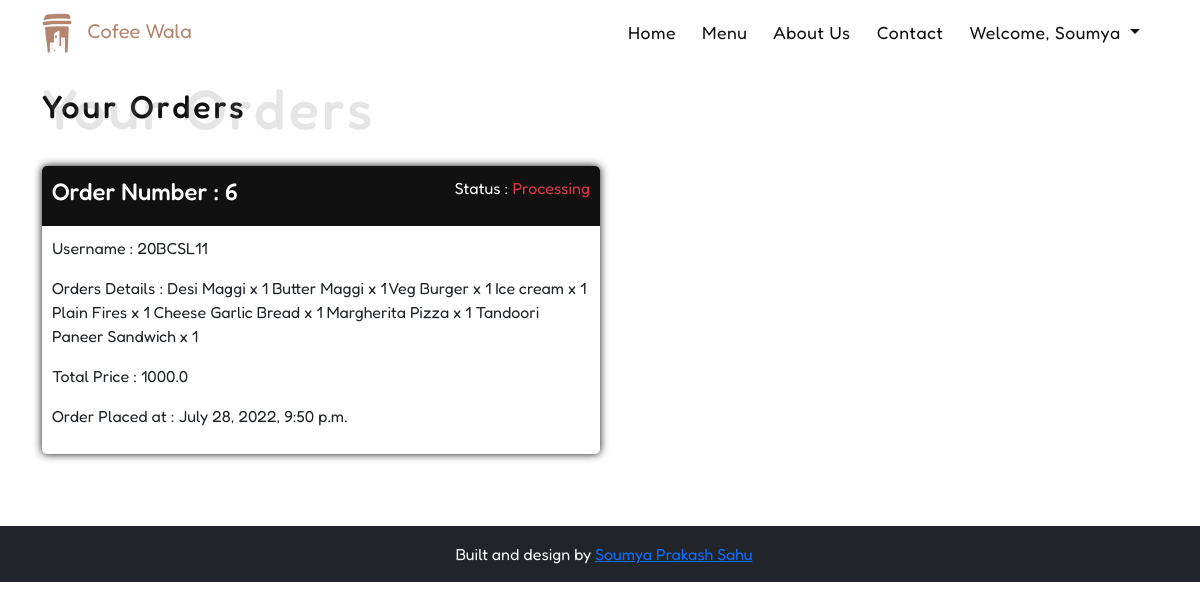
/food/orders/ (signed in), run on an earlier commit of the app's database.
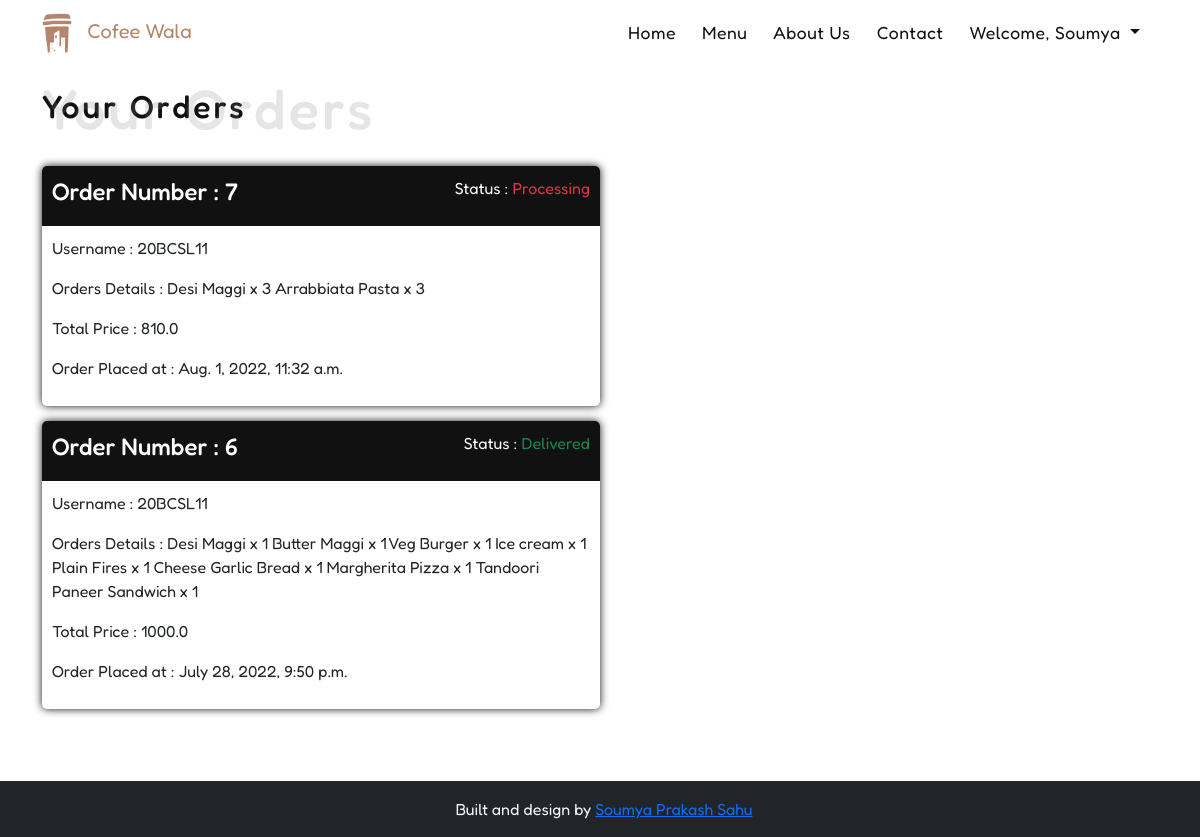
And on a later commit of the database.
### FoodApp/models.py (models this page shows, shortened)
class Orders(models.Model):
    user = models.ForeignKey(User, on_delete=models.DO_NOTHING)
    order_details = models.CharField(max_length=500)
    total_price = models.FloatField()
    is_ready = models.BooleanField(default=False)
    is_delivered = models.BooleanField(default=False)
    created_at = models.DateTimeField(auto_now_add=True)
    updated_at = models.DateTimeField(auto_now=True)

### FoodApp/views.py (the view)
# urls.py: path('orders/', views.OrdersDetails, name="orders"),
def OrdersDetails(request):
    orderDetails = Orders.objects.filter(user=request.user).order_by('-id')
    context = {
        'details': orderDetails
    }
    return render(request, 'food/order.html', context)

### templates/food/order.html (shortened to what this page needs)
{% extends "base/base.html" %}
{% load static %}
{% block content %}
<div id="food-details-page">
    <section class="details-wrapper container">
        <h2 class="head-design mb-4">Your Orders <span>Your Orders</span></h2>
        {% for detail in details %}
        <div class="order-card">
            <div class="order-header">
                <h4>
                    Order Number : {{detail.id}}
                </h4>
                <p>Status :
                    {% if detail.is_ready and detail.is_delivered %}
                    <span class="text-success">Delivered</span>
                    {% elif detail.is_ready %}
                    <span class="text-warning">Ready</span>
                    {% else %}
                    <span class="text-danger">Processing</span>
                    {% endif %}
                </p>
            </div>
            <div class="order-body">
                <p> Username : {{detail.user}}</p>
                <p> Orders Details : {{detail.order_details}}</p>
                <p> Total Price : {{detail.total_price}}</p>
                <p> Order Placed at : {{detail.created_at}}</p>
            </div>
        </div>
        {% endfor %}
    </section>
</div>
{% endblock content %}

### templates/base/base.html (shortened to what this page needs)
{% load static %}
<!DOCTYPE html>
<html lang="en">
<head>
    <link rel="stylesheet" href=" {% static 'style/style.css' %} ">
    <link href="https://cdn.jsdelivr.net/npm/bootstrap@5.1.3/dist/css/bootstrap.min.css" rel="stylesheet"
>
</head>
<body>
    <header class="header_wrapper">
        <nav class="navbar navbar-expand-lg fixed-top">
            <div class="container">
                <a class="navbar-brand" href="{% url 'index' %}"><img src=" {% static 'assets/coffee_wala.png' %} "
                        alt=""> &nbsp; Cofee Wala</a>
                <div class="collapse navbar-collapse" id="navbarSupportedContent">
                    <ul class="navbar-nav ms-auto">
                        <li class="nav-item">
                            <a class="nav-link" href="{% url 'index' %}">Home</a>
                        </li>
                        <li class="nav-item">
                            <a class="nav-link" href="{% url 'menu' %}">Menu</a>
                        </li>
                        <li class="nav-item">
                            <a class="nav-link" href="{% url 'about' %}">About Us</a>
                        </li>
                        <li class="nav-item">
                            <a class="nav-link" href="{% url 'contact' %}">Contact</a>
                        </li>
                        {% if user.is_authenticated %}
                        <li class="nav-item dropdown">
                            <a class="nav-link dropdown-toggle" href="#" id="navbarDropdown" role="button"
                                data-bs-toggle="dropdown" aria-expanded="false">
                                Welcome, {{user.first_name}}
                            </a>
                        </li>
                        {% else %}
                        <li class="nav-btn">
                            <a class="btn login-btn" href="{% url 'login' %}">Login</a>
                        </li>
                        {% endif %}
                    </ul>
                </div>
            </div>
        </nav>
    </header>
    {% block content %}
    {% endblock content %}
    <footer class="bg-dark text-center text-light py-3">
        <div> &nbsp; Built and design by <a href="#">Soumya Prakash Sahu</a> </div>
    </footer>
</body>
</html>

### static/style/style.css (style rules this page uses)
* { padding: 0; margin: 0; box-sizing: border-box; font-family: 'Fredoka', sans-serif; }
html { scroll-behavior: smooth; scroll-behavior: auto; }
.head-design { color: #111; display: flex; justify-content: center; flex-direction: column; letter-spacing: 3px; }
.head-design span { color: grey; opacity: 0.2; font-size: 3.5rem; margin-top: -3.2rem; }
.header_wrapper .navbar-brand { color: #B4846C; }
.header_wrapper .navbar-brand img { width: 30px; }
.header_wrapper .nav-item { margin-right: 10px; }
.header_wrapper .nav-item a { position: relative; color: #111; font-size: 1.1rem; letter-spacing: 0.5px; }
.details-wrapper { padding: 6% 0; }
.order-card { width: 50%; box-shadow: 0px 0px 8px 0px #111; margin-top: 15px; border-radius: 5px; }
.order-header { background-color: #111; display: flex; justify-content: space-between; align-items: center; padding: 10px; color: #fff; border-radius: 5px 5px 0 0; }
.order-body { padding: 10px; }

What changed in the data, as far as the page shows it:
added Orders: id "7", is_ready "Processing", user "20BCSL11", order_details "Desi Maggi x 3 Arrabbiata Pasta x 3", total_price "810.0", created_at "Aug. 1, 2022, 11:32 a.m."
changed Orders "July 28, 2022, 9:50 p.m.": is_ready "Processing" → "Delivered"
